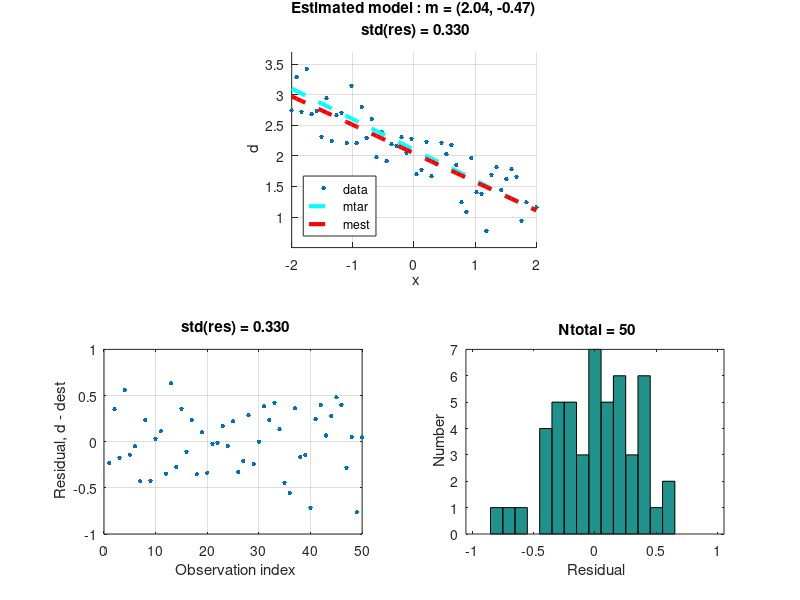
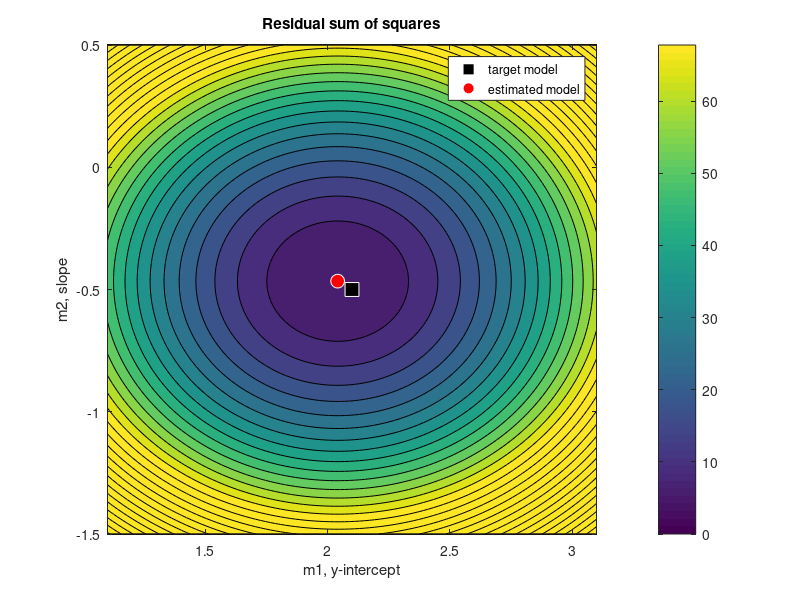

Source code (MATLAB) for these figures, in order:
%
% lab_linefit.m
% Carl Tape, GEOS 626, Applied Seismology
% Carl Tape, GEOS 627, Inverse Problems and Parameter Estimation
%
% This program introduces the least squares method for the example of
% fitting a line (i.e., a model with two parameters) to a set of scattered
% data.  We show three options for solving the problem, each which gives
% the same result. No regularization is needed (or used) in this example.
%
% See lab_linefit.pdf for instructions to this exercise.
%

clear
close all
%format long
%format compact

%---------------------------

% USER PARAMETERS (CHANGE THESE)
n = 50;                     % number of observations
sigma = 0.3;                % standard deviations of added errors

% TARGET model vector (y-intercept, slope)
mtar = [2.1 -0.5]';
m = length(mtar);           % number of model parameters

%---------------------------

% compute design matrix
% x is a vector of x_i locations where your measurements y_i will be made
xmin = -2;
xmax = 2;
x = linspace(xmin,xmax,n)'; % input x-values
G = [ones(n,1) x];          % n by m design matrix
                         
% display dimensions of these variables
whos

% generate errors
e = sigma * randn(n,1); % normally distributed random numbers

% generate target 'data' with errors added
dtar = G*mtar;
d = dtar + e;

% optional: add one big anomaly
%d(1) = d(1) + 1000*sigma;

% SOLVE: compute least squares solution, estimates, and estimated variance.
% (We show several options for mest, each with the same result.)
mest = G\d
%mest = inv(G'*G)*G'*d;             % note matlab's warning about using inv
%mest = pinv(G)*d;
%mest = flipud(polyfit(x,d,1)')     % specific to this problem only

dest = G*mest;          % estimated predictions
res = d - dest;         % residuals

figure; msize = 10;
stres = [' std(res) = ' sprintf('%.3f', std(res) )];

subplot(2,1,1); hold on;
plot(x,d,'.','markersize',msize);
plot(x,dtar,'c--','linewidth',3);
plot(x,dest,'r--','linewidth',3);
legend('data','mtar','mest','location','southwest');
xlabel(' x'); ylabel(' d');
title({sprintf('Estimated model : m = (%.2f, %.2f)',mest(1),mest(2)), stres})
grid on; axis equal;
axis([min(x) max(x) min(G*mtar)-2*sigma max(G*mtar)+2*sigma]);

subplot(2,2,3);
plot(res,'.','markersize',msize); grid on; ylim([-1 1]);
xlabel(' Observation index'); ylabel(' Residual, d - dest'); title(stres);

subplot(2,2,4);
edges = [-1.05:0.1:1.05]; [Nh,bin] = histc(res,edges);
bar(edges,Nh,'histc'); xlim([min(edges) max(edges)]);
xlabel(' Residual'); ylabel(' Number'); title([' Ntotal = ' num2str(n)]);

%fontsize(11); orient tall, wysiwyg

%break

%---------------------------
% generate a plot showing the residual sum of squares (RSS) as a function of model space

% search range, measured by the distance from the target model
m1_ran = 1;
m2_ran = 1;

% number controlling the number of gridpoints in model space
nx = 100;   % for the misfit function plot
%nx = 10;   % for the gradient plot (fewer arrows)

% generate grid for the model space
m1_vec = linspace(mtar(1)-m1_ran, mtar(1)+m1_ran, nx);
m2_vec = linspace(mtar(2)-m2_ran, mtar(2)+m2_ran, nx);
[M1,M2] = meshgrid(m1_vec,m2_vec);
[a,b] = size(M1);
ng = a*b;                       % number of gridpoints in model space
m1 = reshape(M1,1,ng);
m2 = reshape(M2,1,ng);

% compute misfit function (and gradient)
RSSm = zeros(1,ng);             % initialize misfit function
% INITIALIZE gamma(m) HERE

for kk=1:ng
    mtry = [m1(kk) m2(kk)]';    % a sample from model space
    dtry = G*mtry;              % predictions from the model
    res = d - dtry;             % residuals between data and predictions
    RSSm(kk) = sum(res.*res);    % residual sum of squares
    
    % COMPUTE gamma(m) HERE

end

% plot the misfit function
nc = 30;    % number of contours to plot
figure;
%-------------
% experiment with plotting options
contourf(M1,M2,reshape(RSSm,a,b),nc); shading flat; 
%pcolor(M1,M2,reshape(RSSm,a,b)); shading flat; 
%scatter(m1,m2,6^2,RSSm,'filled');
%-------------
axis equal, axis tight; hold on;
l1 = plot(mtar(1),mtar(2),'ws','markersize',10,'markerfacecolor','k');
l2 = plot(mest(1),mest(2),'wo','markersize',10,'markerfacecolor','r');
legend([l1,l2],'target model','estimated model');
caxis([-1e-6 0.5*max(RSSm)]); colorbar
xlabel('m1, y-intercept');
ylabel('m2, slope');
title('Residual sum of squares');

% 3D surface (rotate the figure in 3D using the mouse)
%figure; surf(M1,M2,reshape(RSSm,a,b));

% PLOT GRADIENT HERE WITH quiver COMMAND ('help quiver')


%==========================================================================
